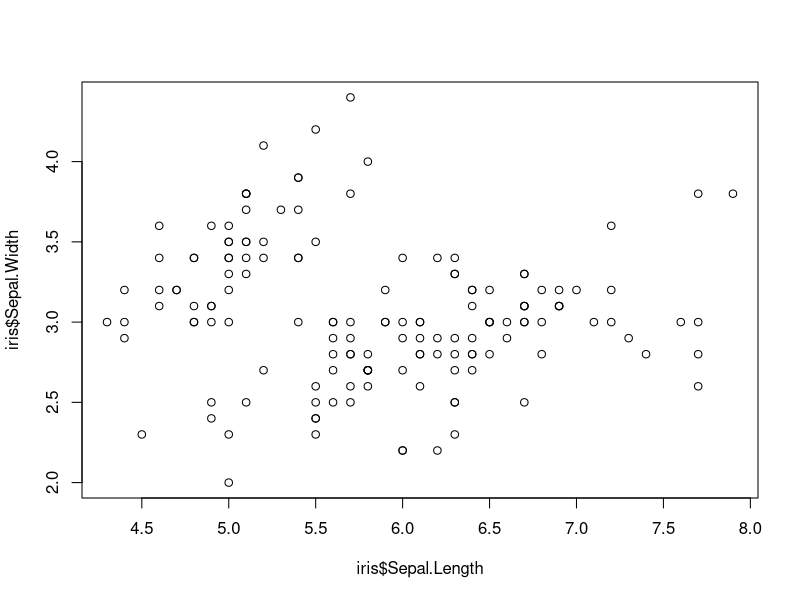
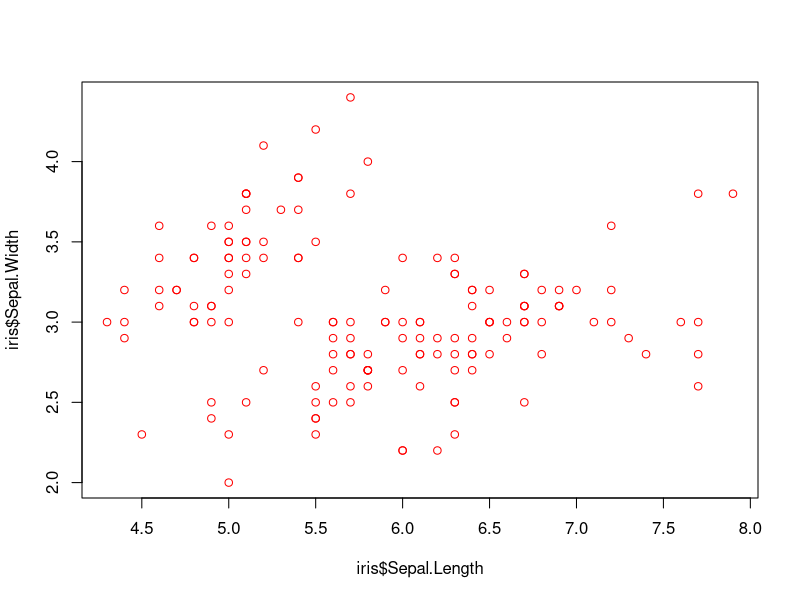
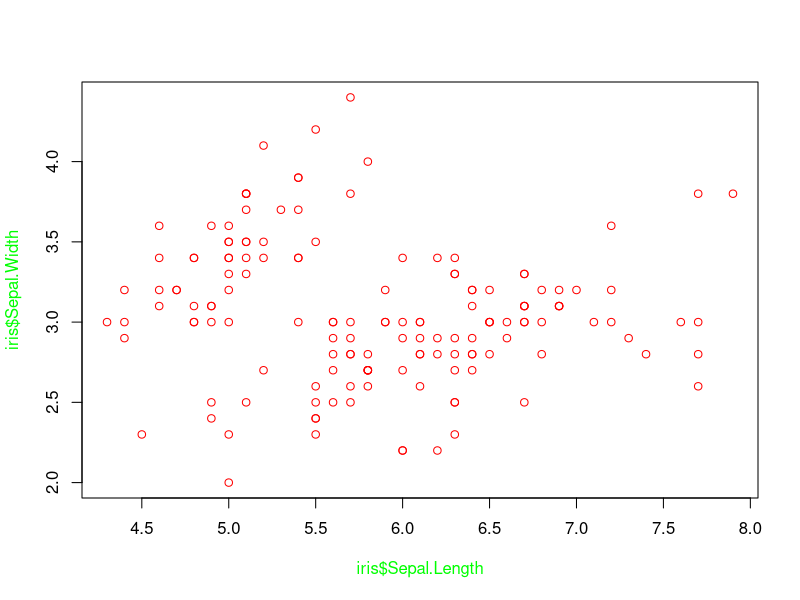
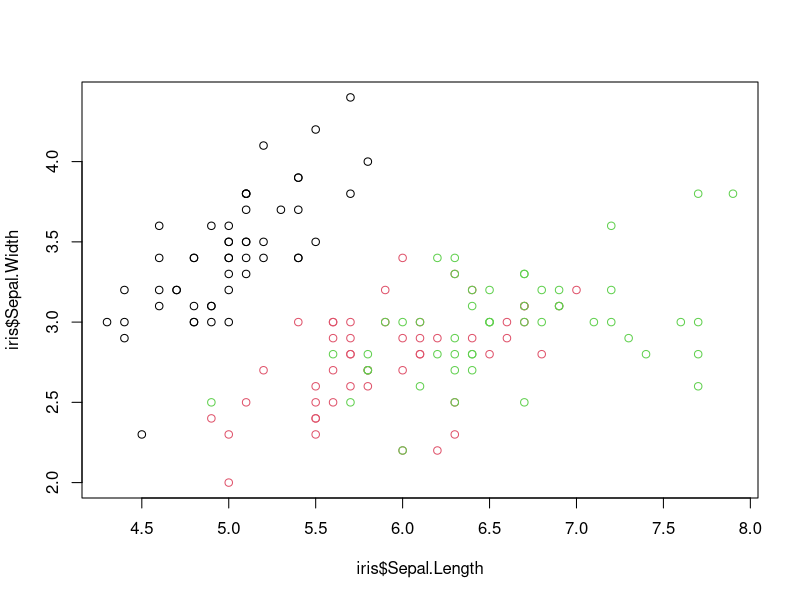
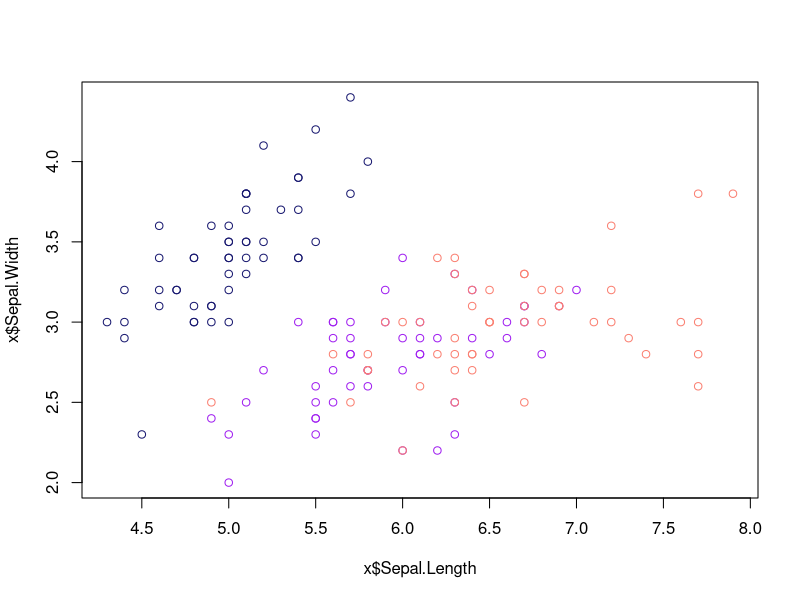
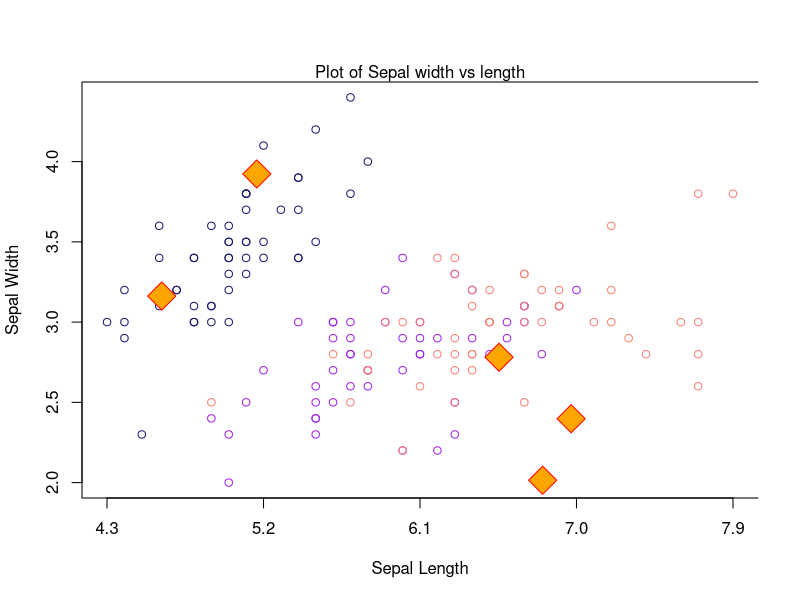
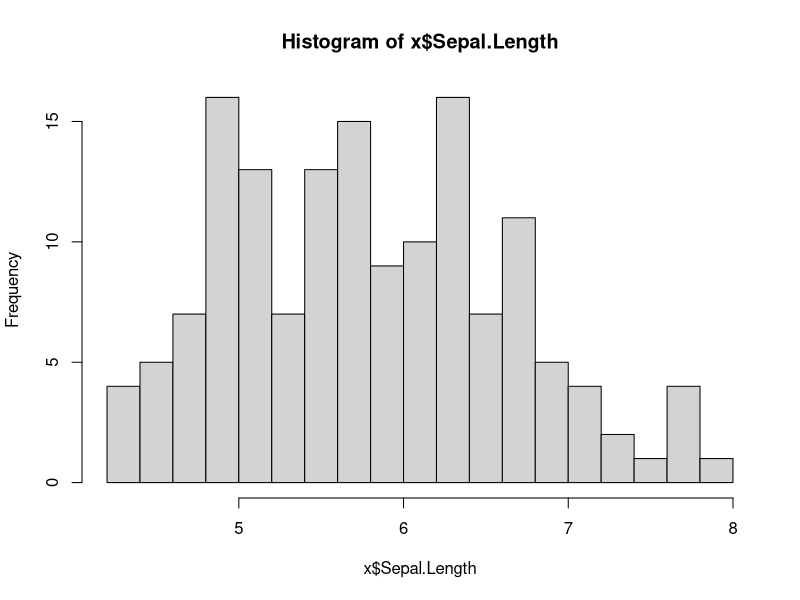
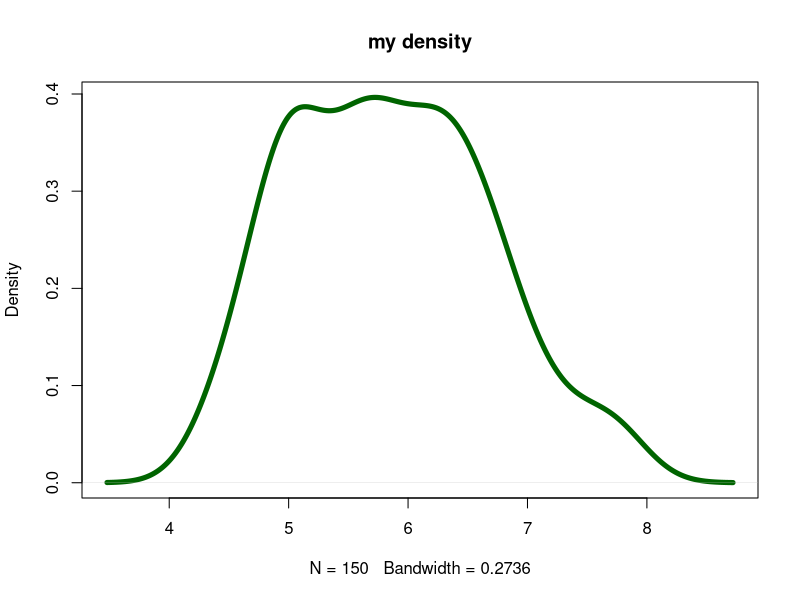

Here is the R script that generated these plots, in order:
rm(list = ls())

plot(iris$Sepal.Length, iris$Sepal.Width)


plot(iris$Sepal.Length, iris$Sepal.Width, col = "red")

plot(iris$Sepal.Length, iris$Sepal.Width, col = "red",
     col.lab = "green")


# coloring based on another vector
plot(iris$Sepal.Length, iris$Sepal.Width, col = iris$Species)

x <- iris
x$Species <- as.character(x$Species)

spp.cols <- c(
  versicolor = "purple",
  virginica = "salmon",
  setosa = "midnightblue"
)

plot(x$Sepal.Length, x$Sepal.Width, col = spp.cols[x$Species])


plot(
  x$Sepal.Length,
  x$Sepal.Width,
  col = spp.cols[x$Species],
  xlab = "Sepal Length",
  ylab = "Sepal Width",
  main = "", #"Plot of Sepal width vs length",
  axes = F
)
points(runif(5, 4.3, 7.9), runif(5, 2, 4), col = "red", bg = "orange",
       pch = 23, cex = 3)
axis(1, seq(min(x$Sepal.Length), max(x$Sepal.Length), length.out = 5))
axis(2)
mtext("Plot of Sepal width vs length", 3)
box(bty = "c")

hist(x$Sepal.Length, 15)
plot(density(x$Sepal.Length), col = "darkgreen", lwd = 5, main = "my density")

op <- par(mar = c(0, 0, 0, 0), oma = c(0, 0, 0, 0))
plot(x$Sepal.Length, x$Sepal.Width)
par(op)



# ggplot2
if(!require(ggplot2)) stop("install ggplot2!!")
if(!require(ggplot2)) install.packages("ggplot2")



ggplot(iris, aes(x = Sepal.Length, y = Sepal.Width)) +
  geom_point() +
  xlab("Sepal Length") +
  ylab("Sepal Width")


ggplot(iris, aes(x = Sepal.Length, y = Sepal.Width)) +
  geom_point() +
  labs(x = "Sepal Length", y = "Sepal Width", title = "My plot title")


ggplot(iris, aes(x = Sepal.Length, y = Sepal.Width, color = Species)) +
  geom_point() +
  labs(x = "Sepal Length", y = "Sepal Width", title = "My plot title")

ggplot(iris) +
  geom_point(aes(x = Sepal.Length, y = Sepal.Width, color = Species)) +
  labs(x = "Sepal Length", y = "Sepal Width", title = "My plot title")

ggplot(iris, aes(x = Sepal.Length, y = Sepal.Width)) +
  geom_point(aes(color = Species), shape = 17) +
  labs(x = "Sepal Length", y = "Sepal Width", title = "My plot title")

ggplot(iris, aes(x = Sepal.Length, y = Sepal.Width)) +
  geom_point(aes(color = Species, shape = Species), size = 3) +
  labs(x = "Sepal Length", y = "Sepal Width", title = "My plot title")

ggplot(iris, aes(x = Sepal.Length, y = Sepal.Width)) +
  geom_point(aes(color = Species, shape = Species), size = 5, alpha = 0.5) +
  labs(x = "Sepal Length", y = "Sepal Width", title = "My plot title")

ggplot(iris, aes(x = Sepal.Length, y = Sepal.Width)) +
  geom_point(aes(fill = Species), color = "white", shape = 21, size = 5, alpha = 0.5) +
  labs(x = "Sepal Length", y = "Sepal Width", title = "My plot title")

ggplot(iris, aes(x = Sepal.Length, y = Sepal.Width)) +
  geom_point(aes(fill = Species), color = "white", shape = 21, size = 5, alpha = 0.5) +
  scale_fill_manual(values = spp.cols) +
  labs(x = "Sepal Length", y = "Sepal Width", title = "My plot title")


mean.len <- tapply(iris$Sepal.Length, iris$Species, mean)
mean.width <- tapply(iris$Sepal.Width, iris$Species, mean)
spp.means <- data.frame(
  Species = names(mean.len),
  length = mean.len,
  width = mean.width
)


ggplot(iris, aes(x = Sepal.Length, y = Sepal.Width)) +
  geom_point(aes(fill = Species), color = "white", shape = 21, size = 5, alpha = 0.5) +
  geom_label(aes(x = length, y = width, label = Species), data = spp.means) +
  scale_fill_manual(values = spp.cols) +
  labs(x = "Sepal Length", y = "Sepal Width", title = "My plot title")


ggplot(iris, aes(x = Sepal.Length)) +
  geom_histogram() +
  facet_wrap(~ Species)

ggplot(iris, aes(x = Sepal.Length)) +
  geom_histogram() +
  facet_wrap(~ Species, ncol = 1, scales = "free")

ggplot(mtcars, aes(mpg, disp)) +
  geom_point() +
  facet_grid(cyl ~ gear)

my.theme <- theme(
    axis.title.x = element_text(color = "red"),
    panel.grid.major = element_line(color = "blue"),
    legend.position = "none"
  )

ggplot(iris, aes(x = Sepal.Length, y = Sepal.Width)) +
  geom_point(aes(fill = Species), color = "white", shape = 21, size = 5, alpha = 0.5) +
  geom_label(aes(x = length, y = width, label = Species), data = spp.means) +
  scale_fill_manual(values = spp.cols) +
  labs(x = "Sepal Length", y = "Sepal Width", title = "My plot title") +
  my.theme


